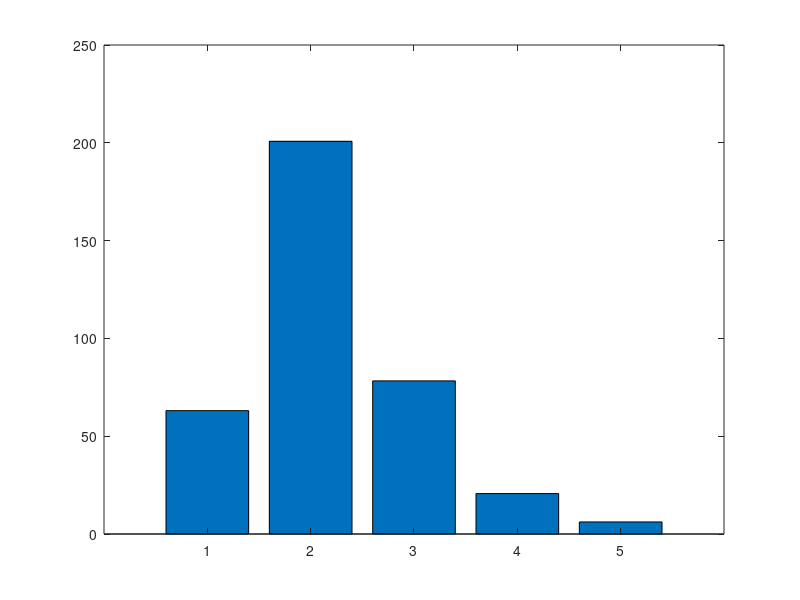

Reproduce this figure in MATLAB. (Note: this script raises an error after producing the figure.)
%% Harmonic Peak Reliability
% Shows the peak-to-background ratio of the second harmonic
% for five repeated E2 measurements.

clear;
clc;
close all;

%% Peak-to-background ratios

repeat_number = (1:5)';

peak_to_background = [
    63.065
    200.78
    78.28
    20.67
    6.1664
];

%% Calculate median

median_ratio = median(peak_to_background);

%% Create figure

figure;

bar(repeat_number, peak_to_background);

hold on;

%% Median line

yline(median_ratio, ...
    '--', ...
    'LineWidth', 1.5);

%% Labels

xlabel('Measurement');
ylabel('Peak / Background Ratio');

title('Reliability of the E2 Second Harmonic');

legend( ...
    'Peak-to-background ratio', ...
    'Median', ...
    'Location', 'northeast');

xticks(1:5);

grid on;
box on;

hold off;

%% Save figure

if ~exist('results/figures', 'dir')
    mkdir('results/figures');
end

exportgraphics(gcf, ...
    'results/figures/e2_harmonic_reliability.png', ...
    'Resolution', 300);

fprintf('\nFigure saved to:\n');
fprintf('results/figures/e2_harmonic_reliability.png\n');
